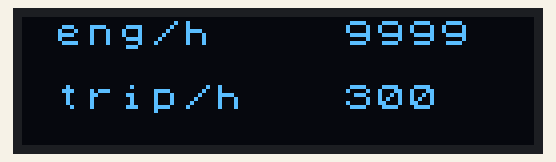
Recording of a sketch running on a simulated Arduino Uno, built with avr-gcc and run on an emulated ATmega328P. On the bench: 128×32 one-colour display.

Above: at 0.2 s.
At 3.19 s:
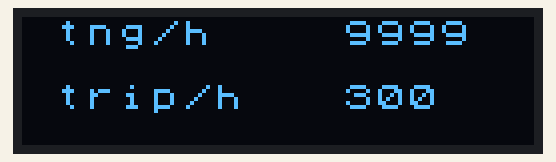
At 6.3 s:
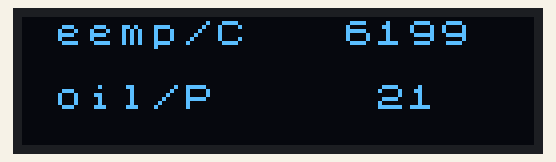
At 15.7 s:
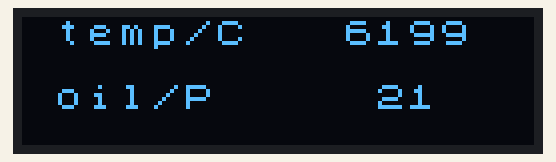
At 28.04 s:
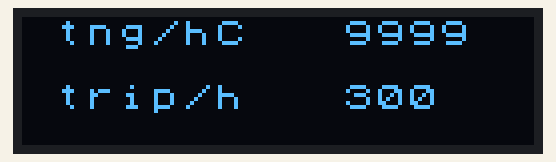
At 37.5 s:
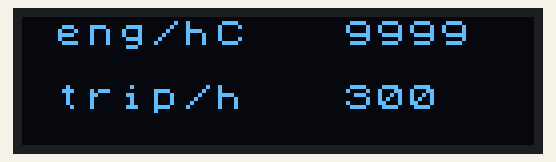

Measured:
- what the display in image 0 shows lasts 3.0 s, from 0.1 s to 3.1 s

The sketch:

VDO-code-1.1.ino.ino
```cpp
#include <Arduino.h>
#include <U8x8lib.h>
#ifdef U8X8_HAVE_HW_SPI
#include <SPI.h>
#endif

// U8x8 Contructor
U8X8_SSD1306_128X32_UNIVISION_SW_I2C u8x8(/* clock=*/ 8, /* data=*/ 9, /* reset=*/ U8X8_PIN_NONE);   // Adafruit Feather ESP8266/32u4 Boards + FeatherWing OLED

void setup(void)
{
  u8x8.begin();
  u8x8.setPowerSave(0);

}

void lcd2ascii(unsigned char * input, char * output, char * rawOutput)
// Converts the LCD display memory data received on the I2C bus into ASCII
{
  // First put segments in right order:
  rawOutput[0] = (input[6] & 0xF0) | (input[14] & 0x0F);
  rawOutput[1] = (input[6] << 4)   | (input[14] >> 4);
  rawOutput[2] = (input[7] & 0xF0) | (input[12] & 0x0F);
  rawOutput[3] = (input[7] << 4)   | (input[12] >> 4);
  rawOutput[4] = (input[8] & 0xF0) | (input[11] & 0x0F);
  rawOutput[5] = (input[8] << 4)   | (input[11] >> 4);
  rawOutput[6] = input[10];

  // Now rawOutput contains segments with this order: gdbca.fe

  char i = 0;
  for (char a = 0; a < 7; a++)
  {
    switch (rawOutput[a] & 0xFB) // ignore dot for now
    {
      case 0x00 : output[i] = ' '; break;
      case 0x7B : output[i] = '0'; break;
      case 0x30 : output[i] = '1'; break;
      case 0xE9 : output[i] = '2'; break;
      case 0xF8 : output[i] = '3'; break;
      case 0xB2 : output[i] = '4'; break;
      case 0xDA : output[i] = '5'; break;
      case 0xDB : output[i] = '6'; break;
      case 0x38 : output[i] = '7'; break;
      case 0xFB : output[i] = '8'; break;
      case 0xFA : output[i] = '9'; break;
      case 0xBB : output[i] = 'A'; break;
      case 0xD3 : output[i] = 'B'; break;
      case 0x4B : output[i] = 'C'; break;
      case 0xF1 : output[i] = 'D'; break;
      case 0xCB : output[i] = 'E'; break;
      case 0x8B : output[i] = 'F'; break;
      default   : output[i] = 'X';
    }
    i++;

  }
}

void loop(void)
{

  int engh = 9999;
  int triph = 300;
  int tmpC = 61;
  int oilP = 21;

  u8x8.setFont(u8x8_font_chroma48medium8_r);
  u8x8.setCursor(1, 0);
  u8x8.print("eng/h");
  u8x8.setCursor(10, 0);
  u8x8.print(engh);

  u8x8.setCursor(1, 2);
  u8x8.print("trip/h     ");
  u8x8.setCursor(10, 2);
  u8x8.print(triph);
  delay(3000);

  void u8x8_ClearDisplay(u8x8_t *u8x8);

  u8x8.setFont(u8x8_font_chroma48medium8_r);
  u8x8.setCursor(1, 0);
  u8x8.print("temp/C");
  u8x8.setCursor(10, 0);
  u8x8.print(tmpC);

  u8x8.setCursor(1, 2);
  u8x8.print("oil/P     ");
  u8x8.setCursor(11, 2);
  u8x8.print(oilP);
  delay(3000);
}
```
